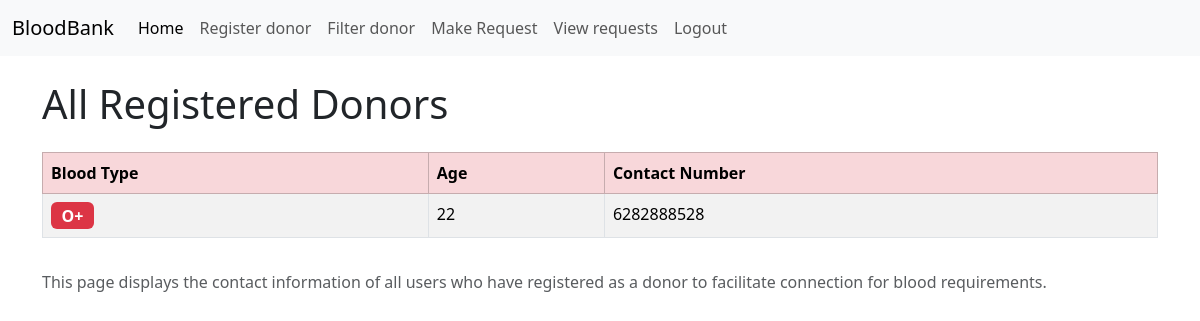
/filter_donors (signed in), run on the app's committed database.
### website/models.py (models this page shows)
class Donor(db.Model):
    id = db.Column(db.Integer, primary_key=True)
    user_id = db.Column(db.Integer, db.ForeignKey('user.id'))
    blood_type = db.Column(db.String(10))
    age = db.Column(db.Integer)
    contact_number = db.Column(db.String(15))

### website/auth.py (the view)
@auth.route("/filter_donors")
@login_required
def filter_donors():
    all_donors = Donor.query.join(User).options(joinedload(Donor.user)).all()
    donor_list = []
    for donor in all_donors:
        donor_list.append({
            'blood_type': donor.blood_type,
            'age': donor.age,
            'contact_number': donor.contact_number
        })
    return render_template("filter_donors.html", user = current_user, donors=donor_list)

### website/__init__.py (called while the page is built)
def create_app():
  app = Flask(__name__ )
  app.config['SECRET_KEY'] = 'rahasyam'
  app.config['SQLALCHEMY_DATABASE_URI'] = f'sqlite:///{DB_NAME}'
  db.init_app(app)
  from .views import views
  from .auth import auth
  app.register_blueprint(views, url_prefix='/views')
  app.register_blueprint(auth, url_prefix='/')
  from .models import User, Donor, Request
  with app.app_context():
      db.create_all()
  login_manager = LoginManager()
  login_manager.login_view = 'auth.login'
  login_manager.init_app(app)
  @login_manager.user_loader
  def load_user(id):
      return User.query.get(int(id))
  return app

### website/templates/filter_donors.html (shortened to what this page needs)
{% extends "base.html" %}
{%block content%}
 <h1 class="mt-4 mb-4">All Registered Donors</h1>
 {% if donors %}
 <div class="table-responsive">
    <table class="table table-striped table-hover table-bordered">
        <thead class="table-danger">
            <tr>
                <th scope="col">Blood Type</th>
                <th scope="col">Age</th>
                <th scope="col">Contact Number</th>
            </tr>
        </thead>
        <tbody>
            {% for donor in donors %}
            <tr>
                <td><span class="badge bg-danger fs-6">{{ donor.blood_type }}</span></td>
                <td>{{ donor.age }}</td>
                <td>{{ donor.contact_number }}</td>
            </tr>
            {% endfor %}
        </tbody>
    </table>
 </div>
 {% else %}
 <div class="alert alert-info" role="alert">
    No donors have registered yet.
 </div>
 {% endif %}
 <p class="text-muted mt-3">This page displays the contact information of all users who have registered as a donor to facilitate connection for blood requirements.</p>
{%endblock%}

### data on the page
Donor: blood_type "O+", age "22", contact_number "6282888528"
